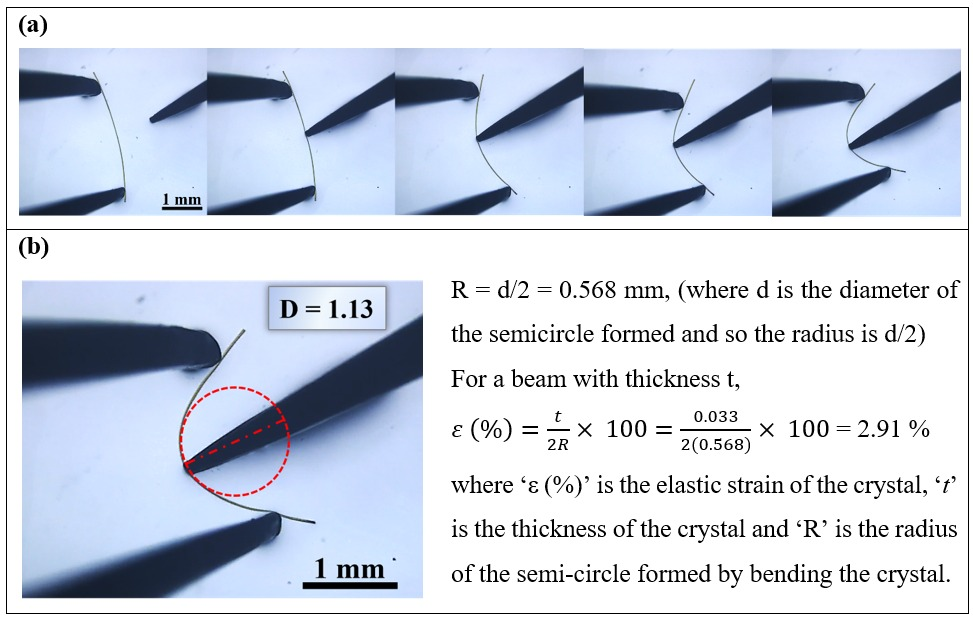
#> input picture PHOTO-2026-04-08-19-16-42.jpg, 973 x 618 px; its folder holds only this picture in this run
$ python -i tracker.py   (imports and definitions only)
#> lines starting #> are read from the running program, lines starting #| are printed output that depends on the picture; after the words box and inside, x2 and y2 are one past the last pixel; in counts of white or black regions, pixels touching at a corner belong together
#> further down, picture is the input picture: shape (618, 973, 3); mean B, G, R 225.1, 211.9, 204.4
"""Three-point crystal-bend tracker (Figure S17 geometry).

Pipeline
--------
1.  Crop the black letterbox to the content rectangle.
2.  Detect the METALWARE: large near-black wedges entering from the image
    border.  Each wedge's TIP is the blob point farthest from the border(s)
    it enters through.
3.  Segment the CRYSTAL as a *thin dark line*: a morphological black-hat
    (responds to thin dark structures, not to large dark blobs or blurred
    tweezer-edge halos) unioned with a gold-colour cue (R - B), minus the
    dilated metal mask and the scale-bar region, then filtered to long,
    thin connected components.
4.  Contacts: for every metalware tip, the nearest crystal-centreline point
    within `contact_dist_px` is a contact.  The two farthest-apart contacts
    are the SUPPORTS -> chord A-B (length L).  The remaining tip is the
    PROBE pushing from the opposite side.
5.  Sagitta h_max = the largest perpendicular deflection of the centreline
    from chord A-B, taken between the supports on the bulge side (this is
    the crystal point at the probe contact, per Figure S17).
6.  Closed-form geometry, exactly as the paper:
        R     = ((L/2)^2 + h_max^2) / (2 h_max)          [eq. 2]
        theta = 2 asin(L / (2 R))                         (subtended angle)
        eps   = t / (2 R) * 100                           [eq. 3]
    with the crystal thickness t = 2 x median distance-transform value
    along the skeleton.
"""
from __future__ import annotations

from dataclasses import dataclass, field
from typing import Optional

import cv2
import numpy as np


# ----------------------------------------------------------------- parameters
@dataclass
class TrackParams:
    """Tunable knobs for analyze_frame.  Defaults calibrated for microscope
    footage like test.mp4 (2908x2160, gold crystal, dark tweezers)."""

    # -- crystal segmentation (thin dark line) -------------------------------
    blackhat_kernel_px: int = 31    # slightly wider than the crystal line
    blackhat_thresh: int = 26       # min black-hat response for a crystal px
    yellow_rb_min: int = 15         # min (R - B) for the gold-colour cue
    crystal_v_lo: int = 40          # darker than this is metal, never crystal
    crystal_v_hi: int = 215         # brighter than this is background
    min_component_px: int = 350     # smaller connected components are specks
    min_extent_px: float = 80.0     # min bbox diagonal of a crystal piece
    max_thickness_px: float = 30.0  # area / bbox-diagonal above this = blob
    min_chain_len: int = 60         # skeleton samples for a significant chain

    # -- metalware (tweezers / probe) -----------------------------------------
    metal_gray_max: int = 90        # pixels darker than this are metalware
    min_metal_area: int = 25000     # min blob area (px) for a real tweezer
    metal_margin_px: int = 5        # metal dilation excluded from the crystal

    # -- contacts & geometry ---------------------------------------------------
    contact_dist_px: float = 90.0   # max tip-to-centreline gap that = touching
    max_rms_frac: float = 0.12      # fit RMS above this fraction of R means
                                    # the shape is no single arc (fracture)
    straight_frac: float = 0.004    # h/L below this = effectively straight
    min_chord_px: float = 200.0     # reject implausibly short chords
    max_strain_pct: float = 25.0    # reject non-physical strains
    min_arc_samples: int = 25       # min centreline samples to measure at all

    # Restrict analysis to this ROI (x, y, w, h) in full-frame pixel coords.
    roi: Optional[tuple] = None


# ----------------------------------------------------------------- letterbox
# [61 lines left out: functions content_rect, detect_metalware, not called in this run]


# ----------------------------------------------------------------- scale bar
def detect_scale_bar_rect(frame: np.ndarray
                          ) -> Optional[tuple[float, tuple[int, int, int, int]]]:
    """Find the solid black scale bar in the lower-right of the field.
    Returns (mm_per_px assuming a 1-mm bar, (x, y, w, h) in frame coords)."""
    h, w = frame.shape[:2]
#> h = 618; w = 973
    oy, ox = int(h * 0.75), int(w * 0.60)
#> oy = 463; ox = 583
    roi = frame[oy:, ox:]
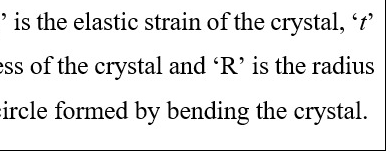
#> roi: shape (155, 390, 3); min 0, max 255, mean 232.8
    gray = roi if roi.ndim == 2 else cv2.cvtColor(roi, cv2.COLOR_BGR2GRAY)
    _, bw = cv2.threshold(gray, 60, 255, cv2.THRESH_BINARY_INV)
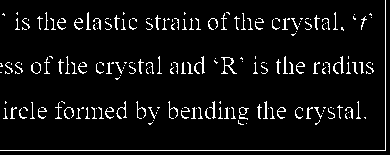
#> bw: shape (155, 390); 6.4% white in thin lines or dots
    cnts, _ = cv2.findContours(bw, cv2.RETR_EXTERNAL, cv2.CHAIN_APPROX_SIMPLE)
#> cnts = 200 contours, 194 with area under 20; largest, box (x1, y1, x2, y2) and area: (221, 57, 237, 74) 81, (239, 107, 249, 120) 48, (277, 107, 286, 119) 32, (296, 62, 305, 74) 32, (333, 56, 344, 74) 29, (194, 56, 205, 74) 29
    rh, rw = bw.shape[:2]
#> rh = 155; rw = 390
    best: Optional[tuple[int, tuple]] = None
    for c in cnts:
        x, y, cw, ch = cv2.boundingRect(c)
        if x <= 2 or y <= 2 or x + cw >= rw - 2 or y + ch >= rh - 2:
            continue                     # letterbox / tweezer entering the ROI
        area = cv2.contourArea(c)
        fill = area / max(cw * ch, 1)
        if cw > 80 and 6 < ch < cw * 0.3 and fill > 0.85:
            if best is None or cw > best[0]:
                best = (cw, (x + ox, y + oy, cw, ch))
#> this loop made 200 passes
#> (x, y, cw, ch, area, fill) on passes 31, 33: (277, 107, 9, 12, 32.5, 0.301), (239, 107, 10, 13, 48.5, 0.373)
    if best is None:
        return None
    return 1.0 / best[0], best[1]


# [344 lines left out: functions detect_scale_bar, segment_crystal, segment_needle, skeletonize, _skeletonize_impl, _longest_path and 10 more, not called in this run]


# ----------------------------------------------------------------- result
@dataclass
class FrameResult:
    ok: bool
    frame_idx: int
    status: str = ""                 # tracked | straight | no-crystal | ...
    needle_px: int = 0
    mask: Optional[np.ndarray] = None
    arc_pts: Optional[np.ndarray] = None        # centreline samples (global)
    skeleton_pts: Optional[np.ndarray] = None
    cx: float = 0.0
    cy: float = 0.0
    R_px: float = 0.0
    L_px: float = 0.0
    h_max_px: float = 0.0
    theta_deg: float = 0.0
    thickness_px: float = 0.0
    fit_resid_px: float = 0.0
    chord_p1: tuple[int, int] = (0, 0)
    chord_p2: tuple[int, int] = (0, 0)
    apex: tuple[int, int] = (0, 0)
    apex_foot: tuple[int, int] = (0, 0)
    R_mm: float = 0.0
    D_mm: float = 0.0
    L_mm: float = 0.0
    h_max_mm: float = 0.0
    thickness_mm: float = 0.0
    strain_pct: float = 0.0
    n_arc_samples: int = 0
    n_skel_samples: int = 0
    n_contacts: int = 0
    contacts: list = field(default_factory=list)     # crystal contact points
    tips: list = field(default_factory=list)         # metalware tip points
    probe_tip: Optional[tuple] = None
    mask_packed: Optional[np.ndarray] = None         # np.packbits(mask)
    mask_shape: Optional[tuple] = None

    # [325 lines left out: functions pack_mask, get_mask, analyze_frame, _draw_dashed_circle, draw_overlay, not called in this run]

>>> import cv2
>>> picture = cv2.imread('PHOTO-2026-04-08-19-16-42.jpg')
>>> result = detect_scale_bar_rect(picture)
